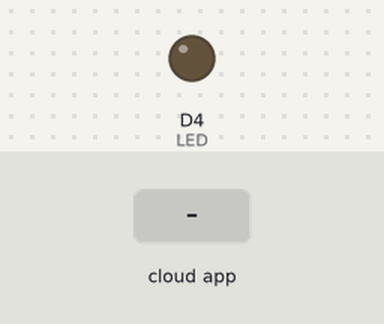
Bench run of a sketch on a simulated ESP8266 (NodeMCU). On the bench: output pins drawn as LEDs (lit = HIGH). The test bench sets the inputs (shaded band). WiFi joins after 1.5 s; servers stay silent unless stated; no MQTT or app messages arrive unless stated; what the sketch prints to the serial monitor is not drawn.

Above: at 2.7 s.
2.8 s: the phone or cloud app sets led-light to 1
At 3.6 s:
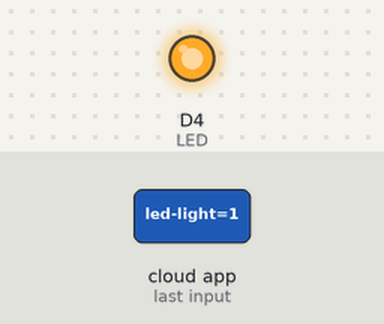
4.3 s: the phone or cloud app sets led-light to 0
At 5.0 s:
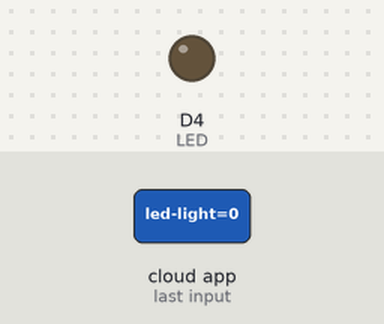
Timing chart, 0 to 7.3 s (numbered marks = the images above; inputs shaded):
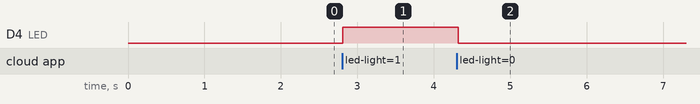

Measured:
- after the input at 2.8 s, D4 (LED): LOW → HIGH at once
- after the input at 4.3 s, D4 (LED): HIGH → LOW at once

The sketch:

Voice_Assistant_electric_switch.ino
```cpp
//Created by Vishesh Varma, with the help of Adafruit's Examples.

#include <ESP8266WiFi.h>
#include "Adafruit_MQTT.h"
#include "Adafruit_MQTT_Client.h"
#define LED D4
/************************* WiFi Access Point *********************************/

#define WLAN_SSID       "Honor Play"
#define WLAN_PASS       "1234567890"

/************************* Adafruit.io Setup *********************************/

#define AIO_SERVER      "io.adafruit.com"
#define AIO_SERVERPORT  1883                   // use 8883 for SSL
#define AIO_USERNAME    "vsvarma01"
#define AIO_KEY         "" //removed for security purposes

/************ Global State ******************/

// Create an ESP8266 WiFiClient class to connect to the MQTT server.
WiFiClient client;
//WiFiClientSecure client; //only used for SSL

// Setup the MQTT client
Adafruit_MQTT_Client mqtt(&client, AIO_SERVER, AIO_SERVERPORT, AIO_USERNAME, AIO_KEY);

/****************************** Feeds ***************************************/

/*Commented out because the project doesn't have a need to publish anything back to the dashboard, but it may, in the future*/
//Adafruit_MQTT_Publish photocell = Adafruit_MQTT_Publish(&mqtt, AIO_USERNAME "/feeds/led-light");

// Setup a feed called 'led-light' for subscribing to changes.
Adafruit_MQTT_Subscribe onoffbutton = Adafruit_MQTT_Subscribe(&mqtt, AIO_USERNAME "/feeds/led-light");

/*************************** Sketch Code ************************************/

void MQTT_connect();

void setup() {
  Serial.begin(115200);
  delay(10);
  pinMode(LED,OUTPUT);

  Serial.println(F("Adafruit MQTT demo"));

  // Connect to WiFi access point.
  Serial.println(); Serial.println();
  Serial.print("Connecting to ");
  Serial.println(WLAN_SSID);

  WiFi.begin(WLAN_SSID, WLAN_PASS);
  while (WiFi.status() != WL_CONNECTED) {
    delay(500);
    Serial.print(".");
  }
  Serial.println();

  Serial.println("WiFi connected");
  Serial.println("IP address: "); Serial.println(WiFi.localIP());

  // Setup MQTT subscription for onoff feed.
  mqtt.subscribe(&onoffbutton);
}

uint32_t x=0;

void loop() {
  // Ensure the connection to the MQTT server is alive (this will make the first
  // connection and automatically reconnect when disconnected).  See the MQTT_connect
  // function definition further below.
  MQTT_connect();

  // this is our 'wait for incoming subscription packets' busy subloop
  // try to spend your time here

  Adafruit_MQTT_Subscribe *subscription;
  while ((subscription = mqtt.readSubscription(5000))) {
    if (subscription == &onoffbutton) {
      Serial.print(F("Got: "));
      Serial.println((char *)onoffbutton.lastread);
      uint16_t state=atoi((char*)onoffbutton.lastread);
      digitalWrite(LED,state);
    }
  }

}

// Function to connect and reconnect as necessary to the MQTT server.
// Should be called in the loop function and it will take care if connecting.
void MQTT_connect() {
  int8_t ret;

  // Stop if already connected.
  if (mqtt.connected()) {
    return;
  }

  Serial.print("Connecting to MQTT... ");

  uint8_t retries = 3;
  while ((ret = mqtt.connect()) != 0) { // connect will return 0 for connected
       Serial.println(mqtt.connectErrorString(ret));
       Serial.println("Retrying MQTT connection in 5 seconds...");
       mqtt.disconnect();
       delay(5000);  // wait 5 seconds
       retries--;
       if (retries == 0) {
         // basically die and wait for WDT to reset me
         while (1);
       }
  }
  Serial.println("MQTT Connected!");
}
```
